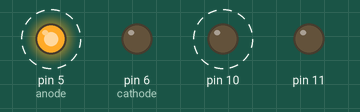
Simulated run of this sketch. Board: Arduino Uno, built with avr-gcc and run on an emulated ATmega328P. On the bench: output pins drawn as LEDs (lit = HIGH). Dashed ring = blinking.

Above: at 0.2 s.
Timing chart, 0 to 4.6 s (numbered marks = the images above):
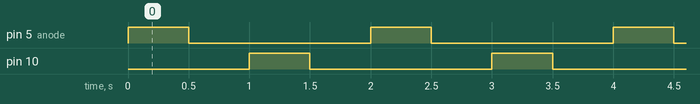

The sketch:

sketch_nov6a.ino
```cpp
  #include <Arduino.h>
  //no semi colon for #define!!
  #define anode 5
  #define cathode 6
void setup() {
  // put your setup code here, to run once:
  pinMode(anode, OUTPUT);
  pinMode(cathode, OUTPUT);

  pinMode(10, OUTPUT);
  pinMode(11, OUTPUT);
}

void loop() {
  // put your main code here, to run repeatedly:
  digitalWrite(anode, HIGH);
  digitalWrite(cathode, LOW);
  delay(500);
  digitalWrite(5, LOW);
  delay(500);

  digitalWrite(10, HIGH);
  digitalWrite(11, LOW);
  delay(500);
  digitalWrite(10, LOW);
  delay(500);
}
```

Measured:
- by itself, pin 5 (anode), pin 10: alternates HIGH for 0.50 s and LOW for 1.5 s
- by itself, everything shown: repeats every 2.0 s, in 4 steps
